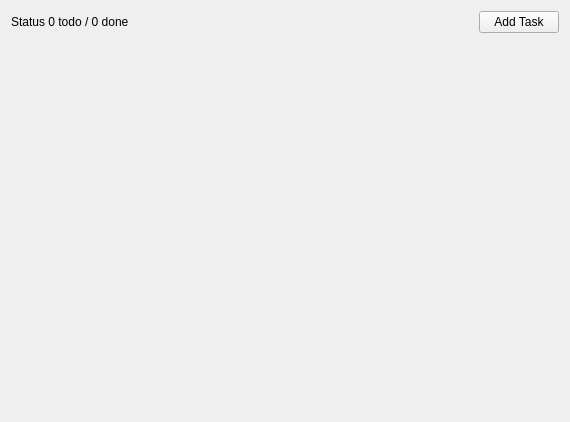
<?xml version="1.0" encoding="UTF-8"?>
<ui version="4.0">
 <class>Widget</class>
 <widget class="QWidget" name="Widget">
  <property name="geometry">
   <rect>
    <x>0</x>
    <y>0</y>
    <width>570</width>
    <height>422</height>
   </rect>
  </property>
  <property name="windowTitle">
   <string>Widget</string>
  </property>
  <layout class="QVBoxLayout" name="verticalLayout">
   <item>
    <layout class="QHBoxLayout" name="horizontalLayout">
     <item>
      <widget class="QLabel" name="statusLabel">
       <property name="text">
        <string>Status 0 todo / 0 done</string>
       </property>
      </widget>
     </item>
     <item>
      <spacer name="horizontalSpacer">
       <property name="orientation">
        <enum>Qt::Horizontal</enum>
       </property>
       <property name="sizeHint" stdset="0">
        <size>
         <width>40</width>
         <height>20</height>
        </size>
       </property>
      </spacer>
     </item>
     <item>
      <widget class="QPushButton" name="addTaskButton">
       <property name="text">
        <string>Add Task</string>
       </property>
      </widget>
     </item>
    </layout>
   </item>
   <item>
    <layout class="QVBoxLayout" name="tasklayout"/>
   </item>
   <item>
    <spacer name="verticalSpacer">
     <property name="orientation">
      <enum>Qt::Vertical</enum>
     </property>
     <property name="sizeHint" stdset="0">
      <size>
       <width>20</width>
       <height>40</height>
      </size>
     </property>
    </spacer>
   </item>
  </layout>
 </widget>
 <resources/>
 <connections/>
</ui>
